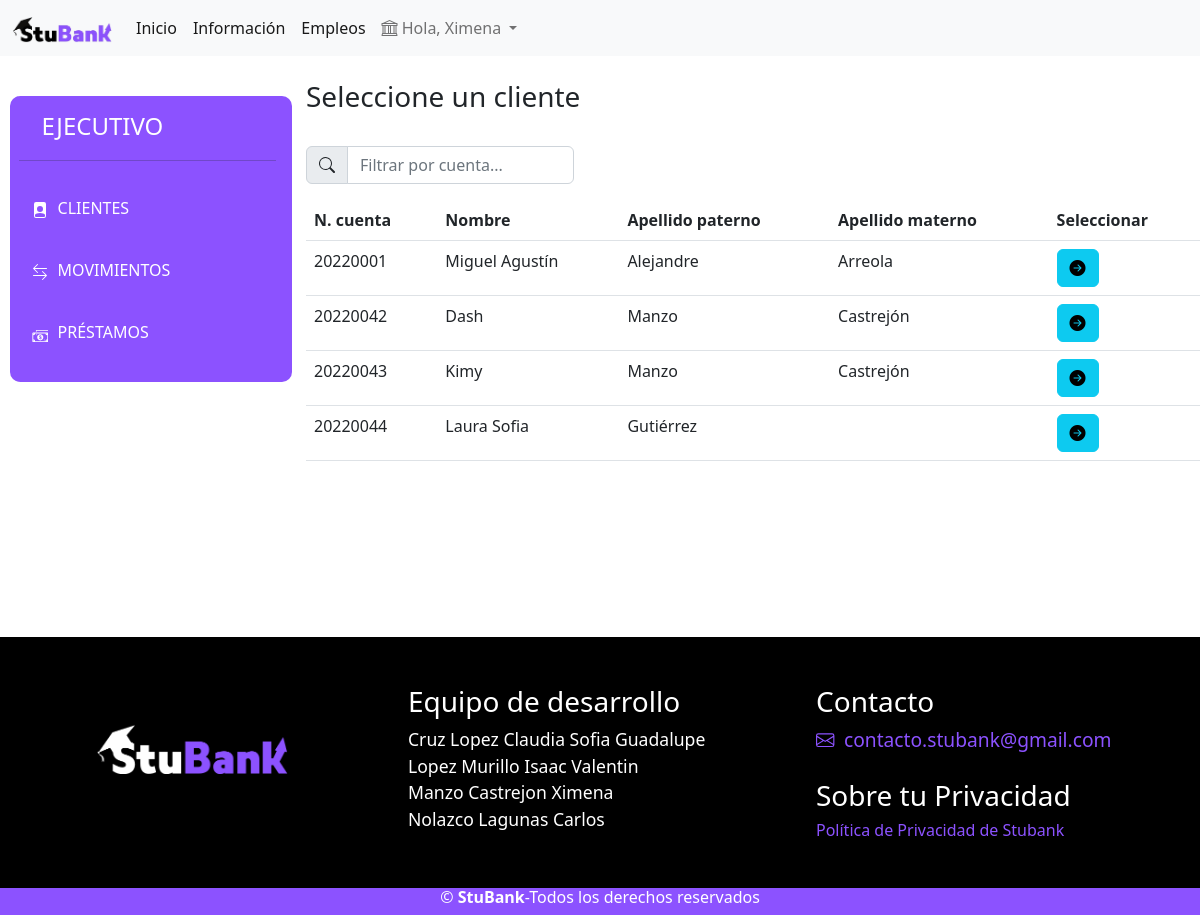
The app's page /ejecutivo/selecPres.php (signed in) with its own data.
### tables this page shows
CREATE TABLE `clientes` (
  `id_cliente` int(11) NOT NULL,
  `nCuenta` varchar(9) NOT NULL,
  `nEjecutivo` varchar(9) NOT NULL,
  `nombre` varchar(50) NOT NULL,
  `apellidoP` varchar(50) NOT NULL,
  `apellidoM` varchar(50) NOT NULL,
  `foto` varchar(9) DEFAULT NULL,
  `telefono` varchar(10) NOT NULL,
  `fecNac` date NOT NULL,
  `email` varchar(50) NOT NULL,
  `curp` varchar(18) NOT NULL,
  `password` varchar(50) DEFAULT NULL,
  `rol` int(11) NOT NULL DEFAULT 3,
  `fecInscrip` date NOT NULL,
  `estatus` int(11) NOT NULL DEFAULT 1
);

### ejecutivo/selecPres.php (the view, shortened to what this page needs)
<?php
    $cuenta = $_SESSION['cuenta'];
    include('../view/conexion.php');
    $obtencion = "SELECT * FROM clientes WHERE nEjecutivo = '$cuenta' AND estatus = 1";
    $resultado = mysqli_query($mysqli,$obtencion);
    $clientes = $resultado->fetch_all(MYSQLI_ASSOC);
?>
<!DOCTYPE html>
<html lang="es">
<head>
    <link rel="stylesheet" href="../src/css/menu.css">
<link rel="stylesheet" href="../src/css/estilos.css">
    <link href="https://cdn.jsdelivr.net/npm/bootstrap@5.2.0/dist/css/bootstrap.min.css" rel="stylesheet">
    <link rel="stylesheet" href="https://cdn.jsdelivr.net/npm/bootstrap-icons@1.9.1/font/bootstrap-icons.css">
</head>
<header>
    <?php include('../view/navbar.php'); ?>
</header>
<body>
    <div class="row">
        <?php include('menu.php'); ?>
        <div class="col-md-9">
            <h3>Seleccione un cliente</h3><br>
            <div class="input-group mb-3" style="width: 30%;">
                <span class="input-group-text" id="basic-addon1">
                </span>
                <input type="text" id="myInput" onkeyup="myFunction()" placeholder="Filtrar por cuenta..." class="form-control" style="width: 30%;">
            </div>
            <table class="table mt-3" id="myTable">
                <thead>
                    <th scope="col">N. cuenta</th>
                    <th scope="col">Nombre</th>
                    <th scope="col">Apellido paterno</th>
                    <th scope="col">Apellido materno</th>
                    <th scope="col">Seleccionar</th>
                </thead>
                <tbody>
                    <?php foreach($clientes as $cliente): ?>
                        <tr>
                            <td><?=$cliente['nCuenta'] ?></td>
                            <td><?=$cliente['nombre'] ?></td>
                            <td><?=$cliente['apellidoP'] ?></td>
                            <td><?=$cliente['apellidoM'] ?></td>
                            <td>
                                <div class="btn-group" role="group" aria-label="Basic mixed styles example">
                                    <form action="calc.php" method="POST">
                                        <button class="btn btn-info" type="submit"><i class="bi bi-arrow-right-circle-fill"></i></button>
                                    </form>
                                </div>
                            </td>
                        </tr>
                    <?php endforeach ?>
                </tbody>
            </table>
        </div>
    </div>
</body>
<footer style="margin-top:10rem;">
    <?php include('../view/footer.php'); ?>
</footer>
</html>

### src/css/estilos.css (style rules this page uses)
body { font-family: 'Montserrat', sans-serif; }

### records on screen
clientes: nCuenta "20220001", nombre "Miguel Agustín", apellidoP "Alejandre", apellidoM "Arreola"
clientes: nCuenta "20220042", nombre "Dash", apellidoP "Manzo", apellidoM "Castrejón"
clientes: nCuenta "20220043", nombre "Kimy", apellidoP "Manzo", apellidoM "Castrejón"
clientes: nCuenta "20220044", nombre "Laura Sofia", apellidoP "Gutiérrez"

### other values on screen
$nombre "Ximena"
